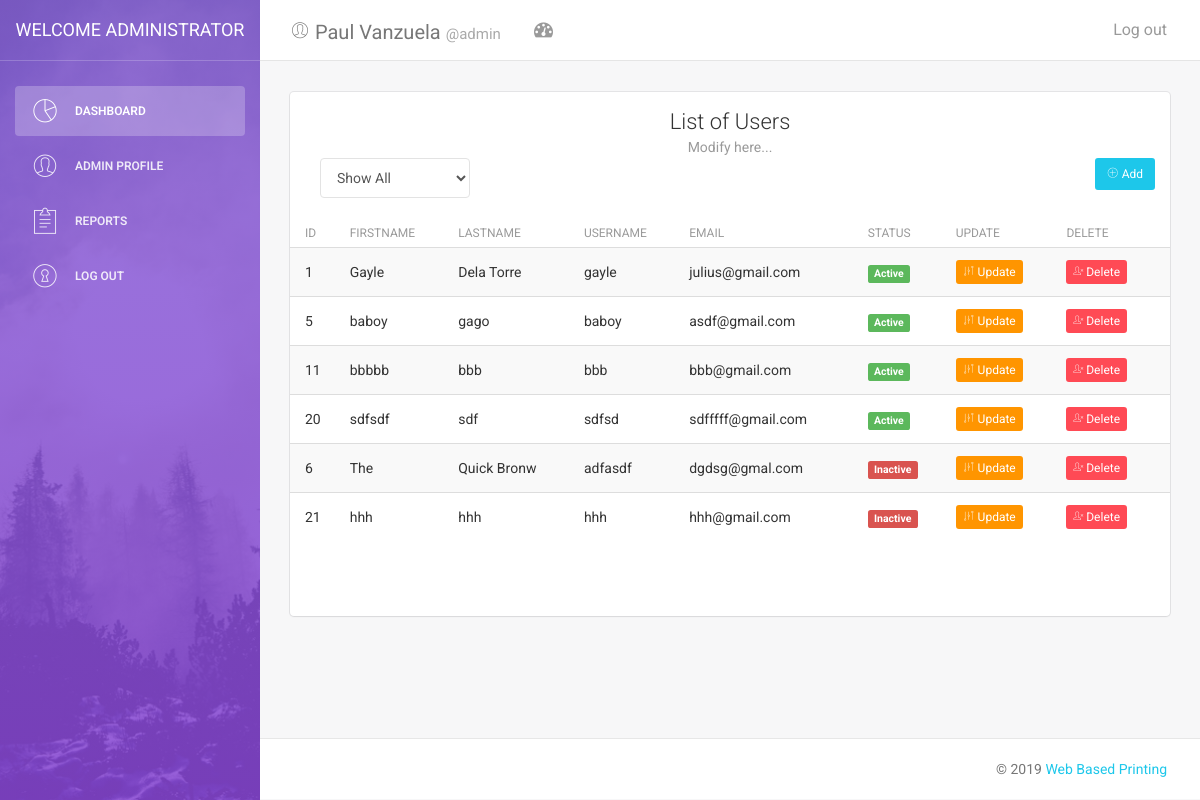
Screenshot of /index (signed in) with the database file from the repository.
### tables this page shows
CREATE TABLE `users` (
  `id` int(11) NOT NULL,
  `fname` varchar(50) NOT NULL,
  `lname` varchar(50) NOT NULL,
  `username` varchar(50) NOT NULL,
  `password` varchar(50) NOT NULL,
  `email` varchar(50) NOT NULL,
  `status` varchar(50) NOT NULL,
  `account_type` varchar(50) NOT NULL
);

### index.php (the view, shortened to what this page needs)
<?php
include 'includes/dashboard_header.php';
include 'includes/config.php';
 ?>
<div class="wrapper">
    <div class="sidebar" data-color="purple" data-image="assets/img/sidebar-5.jpg">
    	<div class="sidebar-wrapper">
            <div class="logo">
                <a href="index.php" class="simple-text">
                  <?php if ($_SESSION['account_type'] == 'Administrator') { ?>
                      Welcome Administrator
                  <?php } else { ?>
                      Web Based Printing & Monitoring System
                    <?php } ?>
                </a>
            </div>
            <ul class="nav">
                <li class="active">
                    <a href="index">
                        <i class="pe-7s-graph"></i>
                        <p>Dashboard</p>
                    </a>
                </li>
                <li>
                    <a href="profile">
                        <i class="pe-7s-user"></i>
                        <?php if ($_SESSION['account_type'] == 'Administrator') { ?>
                          <p>Admin Profile</p>
                        <?php } else { ?>
                          <p>User Profile</p>
                        <?php } ?>
                    </a>
                </li>
                <li>
                    <?php if ($_SESSION['account_type'] == 'Administrator') { ?>
                          <a href="files">
                              <i class="pe-7s-note2"></i>
                              <p>Reports</p>
                          </a>
                    <?php } ?>
                </li>
                <li>
                    <a href="logout">
                        <i class="pe-7s-door-lock"></i>
                        <p>Log out</p>
                    </a>
                </li>
            </ul>
    	   </div>
    </div>
    <div class="main-panel">
        <nav class="navbar navbar-default navbar-fixed">
            <div class="container-fluid">
                <div class="navbar-header">
                    <a class="navbar-brand" href="profile">
                      <i class="pe-7s-user"></i>
                      <?php echo $_SESSION['fname'] . " " . $_SESSION['lname']; ?>
                      <small style="font-size: 15px; color: #aaa;"><?php echo "@".$_SESSION['username'];  ?></small>
                    </a>
                </div>
                <div class="collapse navbar-collapse">
                    <ul class="nav navbar-nav navbar-left">
                        <li>
                            <a href="#" class="dropdown-toggle" data-toggle="dropdown">
                                <i class="fa fa-dashboard"></i>
                            </a>
                        </li>
                    </ul>
                    <ul class="nav navbar-nav navbar-right">
                        <li>
                            <a href="logout">
                                <p>Log out</p>
                            </a>
                        </li>
                    </ul>
                </div>
            </div>
        </nav>
        <div class="content">
            <div class="container-fluid">
                <div class="row">
                  <div class="col-md-12">
                  </div>
                </div>
                <div class="row">
                  <div class="col-md-12">
                    <div class="card">
                        <div class="header">
                          <?php if ($_SESSION['account_type'] == 'Administrator') { ?>
                            <div class="col-md-12" style="text-align: center;">
                              <h4 class="title">List of Users</h4>
                              <p class="category">Modify here...</p>
                            </div>
                            <div class="col-md-0">
                              <a href="#" class="btn btn-info pull-right btn-fill btn-sm" data-toggle="modal" data-target="#addAccount">
                                <i class="pe-7s-plus"></i> Add
                              </a>
                            </div>
                            <div class="col-md-1">
                              <div class="form-group">
                                  <select class="form-control" id="maxRows" name="state" style="width: 150px;">
                                      <option value="5000">Show All</option>
                                  </select>
                              </div>
                            </div>
                          <?php } ?>
                        </div>
                        <div class="content table-responsive table-full-width" id="mytable">
                            <table  class="table table-hover table-striped">
                              <?php if ($_SESSION['account_type'] == 'Administrator') { ?>
                                    <thead>
                                        <th>ID</th>
                                      <th>Firstname</th>
                                      <th>Lastname</th>
                                      <th>Username</th>
                                      <th>Email</th>
                                      <th>Status</th>
                                      <th>Update</th>
                                      <th>Delete</th>
                                    </thead>
                                    <tbody>
                                      <?php
                                          $sql = "SELECT * FROM users WHERE account_type = :account_type ORDER BY status = :status DESC";
                                          $statement = $pdo->prepare($sql);
                                          $statement->execute(
                                                array(
                                                  ':account_type' => 'User',
                                                  ':status' =>  'Active'
                                                )
                                          );
                                       ?>
                                      <?php while ($row = $statement->fetch(PDO::FETCH_OBJ)){ ?>
                                           <tr>
                                             <td><?php echo $row->id; ?></td>
                                             <td><?php echo $row->fname; ?></td>
                                             <td><?php echo $row->lname; ?></td>
                                             <td><?php echo $row->username; ?></td>
                                             <td><?php echo $row->email; ?></td>
                                             <td>
                                               <?php
                                                   if ($row->status == 'Active'){
                                                       echo "<div class='label label-success'>Active</div>";
                                                   } else {
                                                       echo "<div class='label label-danger'>Inactive</div>";
                                                   }
                                               ?>
                                             </td>
                                             <td><a href="update_profile.php?update=<?= $row->id; ?>" class="btn btn-warning btn-fill btn-xs"><i class="pe-7s-edit"></i> Update</a></td>
                                             <td><a href="delete_profile.php?delete=<?php echo $row->id; ?>" class="btn btn-danger btn-fill btn-xs"><i class="pe-7s-delete-user"></i> Delete</a></td>
                                           </tr>
                                        <?php } ?>
                                    </tbody>
                              <?php } ?>
                            </table>
                            <div class="pagination-container" style="margin-left: 10px;">
                                <nav>
                                </nav>
                            </div>
                        </div>
                    </div>
                </div>
                </div>
            </div>
        </div>
        <footer class="footer">
              <div class="container-fluid">
                  <p class="copyright pull-right">
                      &copy; <script>document.write(new Date().getFullYear())</script> <a href="#">Web Based Printing</a>
                  </p>
              </div>
          </footer>
    </div>
</div>
<?php include 'includes/dashboard_footer.php'; ?>

### rows the page displays
users: id "1", fname "Gayle", lname "Dela Torre", username "gayle", email "julius@gmail.com", status "Active"
users: id "5", fname "baboy", lname "gago", username "baboy", email "asdf@gmail.com", status "Active"
users: id "11", fname "bbbbb", lname "bbb", username "bbb", email "bbb@gmail.com", status "Active"
users: id "20", fname "sdfsdf", lname "sdf", username "sdfsd", email "sdfffff@gmail.com", status "Active"
users: id "6", fname "The", lname "Quick Bronw", username "adfasdf", email "dgdsg@gmal.com", status "Inactive"
users: id "21", fname "hhh", lname "hhh", username "hhh", email "hhh@gmail.com", status "Inactive"

### other values shown
$_SESSION['fname'] "Paul"
$_SESSION['lname'] "Vanzuela"
$_SESSION['username'] "admin"
